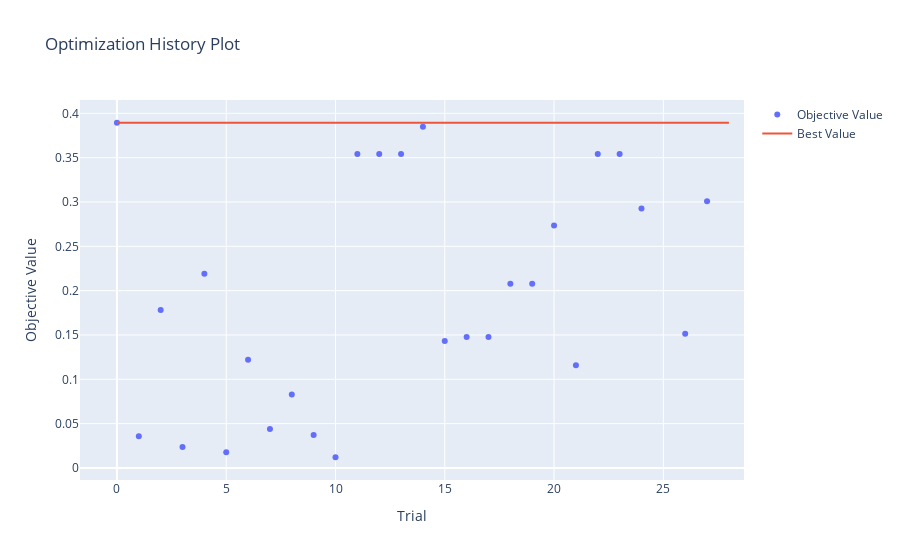

Notebook cell for this chart:
### Code cell
# visualize the study
study = studies["LGATr_cos_sim"]
print(study.best_params)
# Best value:
print(study.best_value)
optuna.visualization.plot_optimization_history(study)

### Figure 1 — Plotly figure (JSON) as saved in the notebook; plotly's stock layout.template omitted (floating-point values rounded to 4 significant figures)
{"data": [{"mode": "markers", "name": "Objective Value", "x": [0, 1, 2, 3, 4, 5, 6, 7, 8, 9, 10, 11, 12, 13, 14, 15, 16, 17, 18, 19, 20, 21, 22, 23, 24, 26, 27], "y": [0.3894, 0.03574, 0.1781, 0.02355, 0.2192, 0.01771, 0.1219, 0.04384, 0.08282, 0.03733, 0.01211, 0.354, 0.354, 0.354, 0.385, 0.1431, 0.1477, 0.1477, 0.2077, 0.2077, 0.2735, 0.1159, 0.354, 0.354, 0.2926, 0.1515, 0.3009], "type": "scatter"}, {"mode": "lines", "name": "Best Value", "x": [0, 1, 2, 3, 4, 5, 6, 7, 8, 9, 10, 11, 12, 13, 14, 15, 16, 17, 18, 19, 20, 21, 22, 23, 24, 25, 26, 27, 28], "y": [0.3894, 0.3894, 0.3894, 0.3894, 0.3894, 0.3894, 0.3894, 0.3894, 0.3894, 0.3894, 0.3894, 0.3894, 0.3894, 0.3894, 0.3894, 0.3894, 0.3894, 0.3894, 0.3894, 0.3894, 0.3894, 0.3894, 0.3894, 0.3894, 0.3894, 0.3894, 0.3894, 0.3894, 0.3894], "type": "scatter"}, {"marker": {"color": "#cccccc"}, "mode": "markers", "name": "Infeasible Trial", "showlegend": false, "x": [], "y": [], "type": "scatter"}], "layout": {"title": {"text": "Optimization History Plot"}, "xaxis": {"title": {"text": "Trial"}}, "yaxis": {"title": {"text": "Objective Value"}}}}
